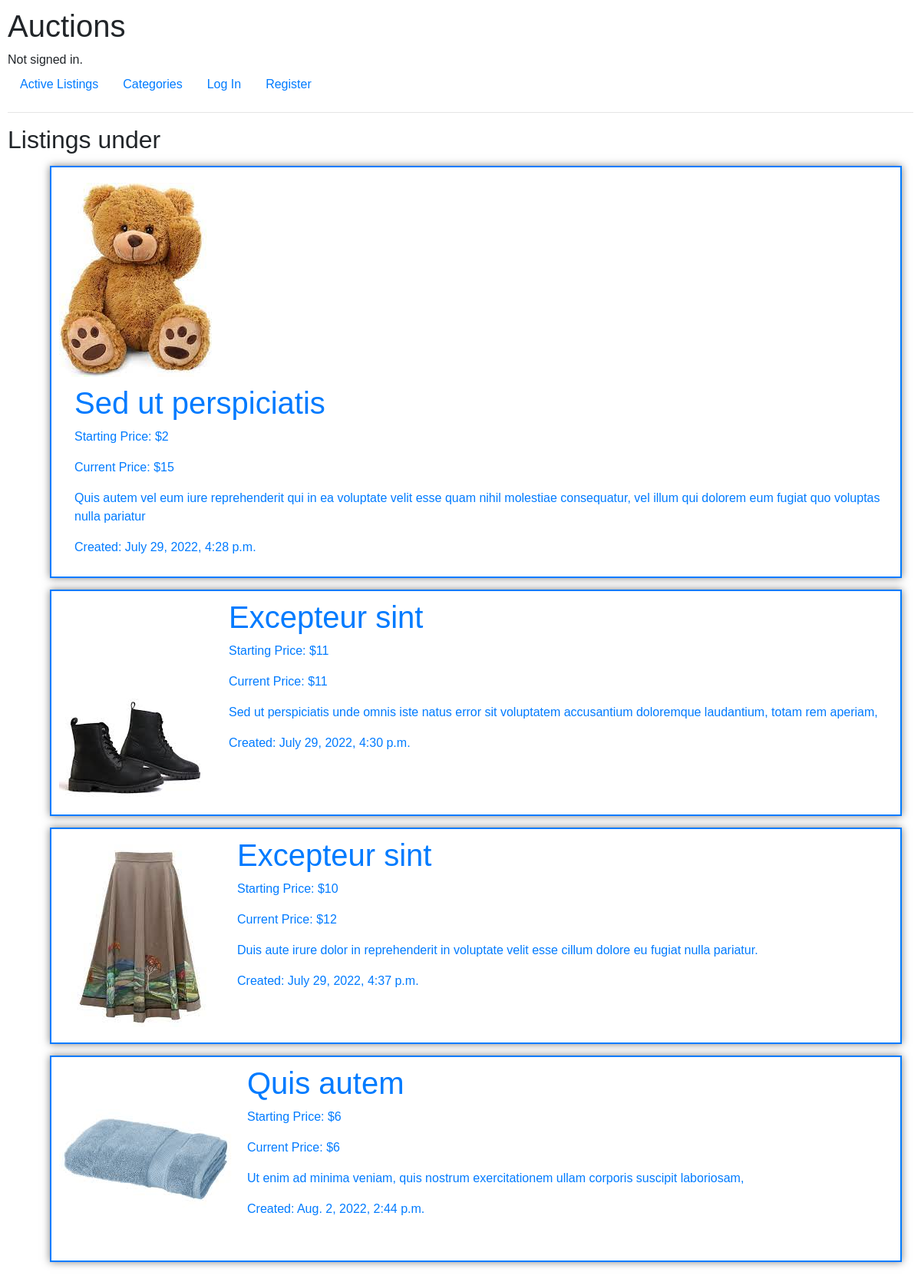
The page /category_listings/3 on the database its author committed.
### auctions/models.py (models this page shows, shortened)
class Auction_listing(models.Model):
    listing_title = models.CharField(max_length=64)
    listing_description = models.TextField(verbose_name="Description", default=None, blank=True)
    category = models.ManyToManyField(Category, blank=True, related_name="category_reverse")
    starting_bid = models.IntegerField()
    current_price = models.IntegerField(blank=True)
    picture = models.ImageField(blank=True, upload_to='images', default='images/No_Image_Available.jpg')
    actual = models.IntegerField(default=1)
    winnerid = models.ForeignKey(User, on_delete=models.CASCADE, related_name="winner_reverse", default=None, blank=True)
    ownerid = models.ForeignKey(User, on_delete=models.CASCADE, related_name="owner_reverse", default=None, blank=True)
    created = models.DateTimeField(default=now, editable=False)

### auctions/views.py (the view)
# urls.py: path("category_listings/<int:categoryid>", views.category_listings, name="category_listings"),
def category_listings(request, categoryid):
    if request.user.is_authenticated:
        watchlistcount = Whatchlist.objects.filter(userid=request.user).count() #for wahtlistcount in heading
        return render(request, "auctions/category_listings.html", {
            "items": Auction_listing.objects.filter(actual=1).filter(category=categoryid),
            "watchlistcount": watchlistcount,
        }
        )
    else:
        return render(request, "auctions/category_listings.html", {
            "items": Auction_listing.objects.filter(actual=1).filter(category=categoryid),
        }
        )

### auctions/templates/auctions/category_listings.html (shortened to what this page needs)
{% extends "auctions/layout.html" %}
{% block body %}
    <h2>Listings under </h2>
    <ul>
        {% for item in items %}
            <li class="nostyletype">
                <a href="{% url 'entry' item.id %}">
                <div class="row">
                        <img src="{{item.picture.url}}" alt="picture">
                        <div class="data">
                            <h1> {{item.listing_title}}</h1>
                            <p class="bid"> Starting Price: ${{item.starting_bid}}</p>
                            <p class="bid"> Current Price: ${{item.current_price}}</p>
                            <p> {{item.listing_description}}</p>
                            <p> Created: {{item.created}}</p>
                        </div>
                </div>
            </a>
            </li>
        {% endfor %}
    </ul>
{% endblock %}

### auctions/static/auctions/styles.css (style rules this page uses)
body { padding: 10px; font-family: Arial, Helvetica, sans-serif; font-size: 16px; line-height: 1.5; }
.row { display:flex; border: solid 2px; margin: 15px; padding: 10px; box-shadow: 0 0 10px rgba(0,0,0,0.5); }
.data { margin-left: 20px; }
.nostyletype { list-style-type: none; }
li a { text-decoration: none; }
img { margin-top:10px; margin-bottom:10px; }

### rows shown on the page
Auction_listing: picture (picture), listing_title "Sed ut perspiciatis", starting_bid "2", current_price "15", listing_description "Quis autem vel eum iure reprehenderit qui in ea voluptate velit esse quam nihil molestiae consequatur, vel illum qui dolorem eum fugiat quo voluptas nulla pariatur", created "July 29, 2022, 4:28 p.m."
Auction_listing: picture (picture), listing_title "Excepteur sint", starting_bid "11", current_price "11", listing_description "Sed ut perspiciatis unde omnis iste natus error sit voluptatem accusantium doloremque laudantium, totam rem aperiam,", created "July 29, 2022, 4:30 p.m."
Auction_listing: picture (picture), listing_title "Excepteur sint", starting_bid "10", current_price "12", listing_description "Duis aute irure dolor in reprehenderit in voluptate velit esse cillum dolore eu fugiat nulla pariatur.", created "July 29, 2022, 4:37 p.m."
Auction_listing: picture (picture), listing_title "Quis autem", starting_bid "6", current_price "6", listing_description "Ut enim ad minima veniam, quis nostrum exercitationem ullam corporis suscipit laboriosam,", created "Aug. 2, 2022, 2:44 p.m."
